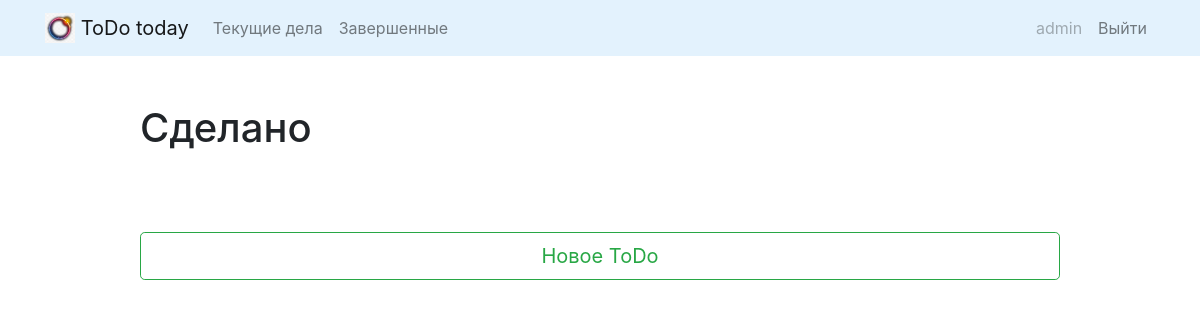
The app's page /completed/ (signed in), older data.
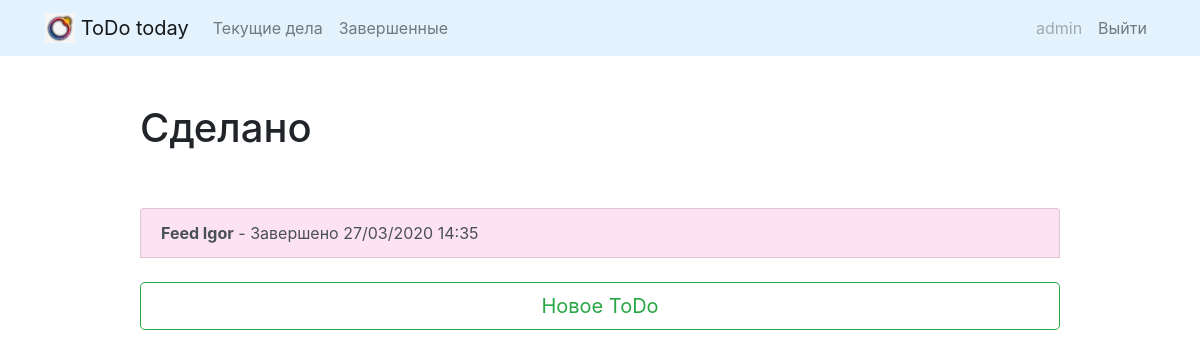
The same page, newer data.
### todo/models.py (models this page shows, shortened)
class Todo(models.Model):
	title = models.CharField(max_length=100)
	created = models.DateTimeField(auto_now_add=True)
	memo = models.TextField(max_length=500, blank=True)
	datecompleted = models.DateTimeField(null=True, blank=True)
	important = models.BooleanField(default=False)
	user = models.ForeignKey(User, on_delete=models.CASCADE)

### todo/views.py (the view)
# urls.py: path('completed/', views.completedtodos, name='completedtodos'),
@login_required
def completedtodos(request):
    todos = Todo.objects.filter(user=request.user, datecompleted__isnull=False).order_by('-datecompleted')
    return render(request, 'todo/completedtodos.html', {'todos':todos})

### todo/templates/todo/completedtodos.html
{% extends "todo/base.html" %}
{% block content %}
    <div class="row justify-content-center mt-5">
        <div class="col-md-10">
            <h1>Сделано</h1>
        </div>
    </div>
    <div class="row justify-content-center mt-5">
        <div class="col-md-10">
            <div class="list-group">
                {% for todo in todos %}
                    <a href="{% url 'viewtodo' todo.id %}" class="list-group-item list-group-item-action"{% if todo.important %} style="background-color: #fde3f2" {% else %} style="background-color: #e3f2fd" {% endif %}><b>{{ todo.title }}</b> - Завершено {{ todo.datecompleted|date:'j/m/Y H:i' }}</a>
                {% endfor %}
                <br>
                <a role="button" class="btn btn-outline-success btn-lg btm-block" href="{% url 'createtodo' %}">Новое ToDo</a>
            </div>
        </div>
    </div>
{% endblock %}

Row changes from the older to the newer data that the page shows:
added Todo: title "Feed Igor", datecompleted "27/03/2020 14:35"
